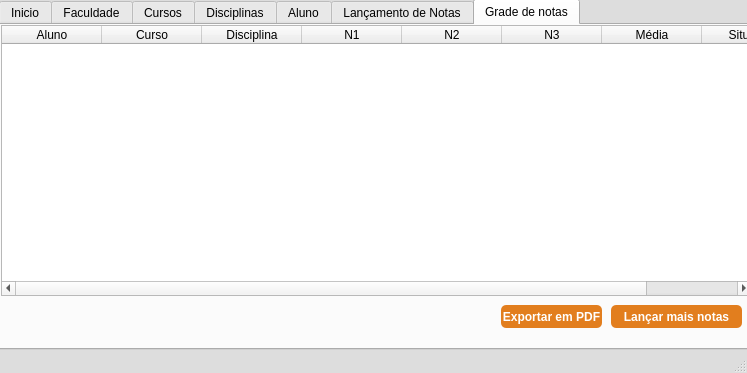
<?xml version="1.0" encoding="UTF-8"?>
<ui version="4.0">
 <class>PortalAluno</class>
 <widget class="QMainWindow" name="PortalAluno">
  <property name="geometry">
   <rect>
    <x>0</x>
    <y>0</y>
    <width>747</width>
    <height>373</height>
   </rect>
  </property>
  <property name="windowTitle">
   <string>Portal do Professor</string>
  </property>
  <property name="styleSheet">
   <string notr="true">QMainWindow {
	background-color: #ddd;
}


QPushButton {
	background-color: #E27E1E;
	border-radius: 5px;
	color: white;
	font-weight: bold;
}

QLineEdit {
	border-radius: 5px;
	border: 2px solid #E27E1E;
	padding: 0 5px;
}</string>
  </property>
  <widget class="QWidget" name="centralwidget">
   <widget class="QTabWidget" name="tabWidget">
    <property name="geometry">
     <rect>
      <x>-1</x>
      <y>-1</y>
      <width>751</width>
      <height>351</height>
     </rect>
    </property>
    <property name="tabletTracking">
     <bool>false</bool>
    </property>
    <property name="currentIndex">
     <number>6</number>
    </property>
    <property name="movable">
     <bool>false</bool>
    </property>
    <property name="tabBarAutoHide">
     <bool>false</bool>
    </property>
    <widget class="QWidget" name="tab_5">
     <attribute name="title">
      <string>Inicio</string>
     </attribute>
     <widget class="QLabel" name="label_2">
      <property name="geometry">
       <rect>
        <x>260</x>
        <y>30</y>
        <width>191</width>
        <height>41</height>
       </rect>
      </property>
      <property name="text">
       <string>&lt;html&gt;&lt;head/&gt;&lt;body&gt;&lt;p align=&quot;center&quot;&gt;&lt;span style=&quot; font-size:14pt;&quot;&gt;Seja Bem-vindo!&lt;/span&gt;&lt;/p&gt;&lt;/body&gt;&lt;/html&gt;</string>
      </property>
     </widget>
     <widget class="QPushButton" name="btn_faculdade">
      <property name="geometry">
       <rect>
        <x>270</x>
        <y>110</y>
        <width>181</width>
        <height>31</height>
       </rect>
      </property>
      <property name="cursor">
       <cursorShape>PointingHandCursor</cursorShape>
      </property>
      <property name="styleSheet">
       <string notr="true">font-size: 16px;</string>
      </property>
      <property name="text">
       <string>Cadastrar Faculdade</string>
      </property>
     </widget>
     <widget class="QPushButton" name="btn_aluno">
      <property name="geometry">
       <rect>
        <x>270</x>
        <y>230</y>
        <width>181</width>
        <height>31</height>
       </rect>
      </property>
      <property name="cursor">
       <cursorShape>PointingHandCursor</cursorShape>
      </property>
      <property name="styleSheet">
       <string notr="true">font-size: 16px;</string>
      </property>
      <property name="text">
       <string>Cadastrar Alunos</string>
      </property>
     </widget>
     <widget class="QPushButton" name="btn_curso">
      <property name="geometry">
       <rect>
        <x>270</x>
        <y>150</y>
        <width>181</width>
        <height>31</height>
       </rect>
      </property>
      <property name="cursor">
       <cursorShape>PointingHandCursor</cursorShape>
      </property>
      <property name="styleSheet">
       <string notr="true">font-size: 16px;</string>
      </property>
      <property name="text">
       <string>Cadastrar Cursos</string>
      </property>
     </widget>
     <widget class="QPushButton" name="btnAbout">
      <property name="geometry">
       <rect>
        <x>30</x>
        <y>270</y>
        <width>111</width>
        <height>23</height>
       </rect>
      </property>
      <property name="cursor">
       <cursorShape>PointingHandCursor</cursorShape>
      </property>
      <property name="text">
       <string>Sobre o programa</string>
      </property>
     </widget>
     <widget class="QPushButton" name="btn_disciplinas">
      <property name="geometry">
       <rect>
        <x>270</x>
        <y>190</y>
        <width>181</width>
        <height>31</height>
       </rect>
      </property>
      <property name="cursor">
       <cursorShape>PointingHandCursor</cursorShape>
      </property>
      <property name="styleSheet">
       <string notr="true">font-size: 16px;</string>
      </property>
      <property name="text">
       <string>Cadastrar Disciplinas</string>
      </property>
     </widget>
     <widget class="QPushButton" name="btn_notas">
      <property name="geometry">
       <rect>
        <x>270</x>
        <y>270</y>
        <width>181</width>
        <height>31</height>
       </rect>
      </property>
      <property name="cursor">
       <cursorShape>PointingHandCursor</cursorShape>
      </property>
      <property name="styleSheet">
       <string notr="true">font-size: 16px;</string>
      </property>
      <property name="text">
       <string>Lançar notas</string>
      </property>
     </widget>
    </widget>
    <widget class="QWidget" name="tab">
     <attribute name="title">
      <string>Faculdade</string>
     </attribute>
     <widget class="QPushButton" name="btn_salvaFaculdade">
      <property name="geometry">
       <rect>
        <x>660</x>
        <y>270</y>
        <width>75</width>
        <height>23</height>
       </rect>
      </property>
      <property name="cursor">
       <cursorShape>PointingHandCursor</cursorShape>
      </property>
      <property name="text">
       <string>Salvar</string>
      </property>
     </widget>
     <widget class="QLineEdit" name="txtFaculdade">
      <property name="geometry">
       <rect>
        <x>350</x>
        <y>150</y>
        <width>341</width>
        <height>31</height>
       </rect>
      </property>
      <property name="styleSheet">
       <string notr="true">font-size: 23px;</string>
      </property>
     </widget>
     <widget class="QLabel" name="label">
      <property name="geometry">
       <rect>
        <x>50</x>
        <y>140</y>
        <width>311</width>
        <height>51</height>
       </rect>
      </property>
      <property name="text">
       <string>&lt;html&gt;&lt;head/&gt;&lt;body&gt;&lt;p&gt;&lt;span style=&quot; font-size:16pt;&quot;&gt;Nome da Instituição de ensino: &lt;/span&gt;&lt;/p&gt;&lt;/body&gt;&lt;/html&gt;</string>
      </property>
     </widget>
     <widget class="QPushButton" name="btn_voltar">
      <property name="geometry">
       <rect>
        <x>570</x>
        <y>270</y>
        <width>75</width>
        <height>23</height>
       </rect>
      </property>
      <property name="cursor">
       <cursorShape>PointingHandCursor</cursorShape>
      </property>
      <property name="text">
       <string>Voltar</string>
      </property>
     </widget>
     <widget class="QLabel" name="label_24">
      <property name="geometry">
       <rect>
        <x>220</x>
        <y>20</y>
        <width>291</width>
        <height>31</height>
       </rect>
      </property>
      <property name="text">
       <string>&lt;html&gt;&lt;head/&gt;&lt;body&gt;&lt;p&gt;&lt;span style=&quot; font-size:14pt;&quot;&gt;Cadastro da Instituição de Ensino&lt;/span&gt;&lt;/p&gt;&lt;/body&gt;&lt;/html&gt;</string>
      </property>
     </widget>
    </widget>
    <widget class="QWidget" name="tab_6">
     <attribute name="title">
      <string>Cursos</string>
     </attribute>
     <widget class="QGroupBox" name="groupBox_2">
      <property name="geometry">
       <rect>
        <x>70</x>
        <y>60</y>
        <width>571</width>
        <height>241</height>
       </rect>
      </property>
      <property name="title">
       <string>Dados do Curso</string>
      </property>
      <widget class="QWidget" name="layoutWidget_3">
       <property name="geometry">
        <rect>
         <x>10</x>
         <y>20</y>
         <width>541</width>
         <height>191</height>
        </rect>
       </property>
       <layout class="QVBoxLayout" name="verticalLayout_3">
        <item>
         <layout class="QHBoxLayout" name="horizontalLayout_7">
          <item>
           <widget class="QLabel" name="label_7">
            <property name="text">
             <string>Nome</string>
            </property>
           </widget>
          </item>
          <item>
           <widget class="QLineEdit" name="txt_curso"/>
          </item>
         </layout>
        </item>
        <item>
         <layout class="QHBoxLayout" name="horizontalLayout_8">
          <item>
           <widget class="QLabel" name="label_8">
            <property name="text">
             <string>Grau:</string>
            </property>
           </widget>
          </item>
          <item>
           <widget class="QComboBox" name="combo_grauCurso">
            <item>
             <property name="text">
              <string>Bacharelado</string>
             </property>
            </item>
            <item>
             <property name="text">
              <string>Técnologo</string>
             </property>
            </item>
            <item>
             <property name="text">
              <string>Licenciatura</string>
             </property>
            </item>
            <item>
             <property name="text">
              <string>Pós-graduação</string>
             </property>
            </item>
           </widget>
          </item>
         </layout>
        </item>
        <item>
         <layout class="QHBoxLayout" name="horizontalLayout_9">
          <item>
           <widget class="QLabel" name="label_9">
            <property name="text">
             <string>Período:</string>
            </property>
           </widget>
          </item>
          <item>
           <widget class="QComboBox" name="combo_periodo">
            <item>
             <property name="text">
              <string>Matutino</string>
             </property>
            </item>
            <item>
             <property name="text">
              <string>Noturno</string>
             </property>
            </item>
            <item>
             <property name="text">
              <string>Integral</string>
             </property>
            </item>
           </widget>
          </item>
         </layout>
        </item>
       </layout>
      </widget>
     </widget>
     <widget class="QPushButton" name="btn_salvaCurso">
      <property name="geometry">
       <rect>
        <x>660</x>
        <y>270</y>
        <width>75</width>
        <height>23</height>
       </rect>
      </property>
      <property name="cursor">
       <cursorShape>PointingHandCursor</cursorShape>
      </property>
      <property name="text">
       <string>Salvar</string>
      </property>
     </widget>
     <widget class="QLabel" name="label_25">
      <property name="geometry">
       <rect>
        <x>240</x>
        <y>20</y>
        <width>291</width>
        <height>31</height>
       </rect>
      </property>
      <property name="text">
       <string>&lt;html&gt;&lt;head/&gt;&lt;body&gt;&lt;p&gt;&lt;span style=&quot; font-size:14pt;&quot;&gt;Cadastro de Cursos&lt;/span&gt;&lt;/p&gt;&lt;/body&gt;&lt;/html&gt;</string>
      </property>
     </widget>
    </widget>
    <widget class="QWidget" name="tab_3">
     <attribute name="title">
      <string>Disciplinas</string>
     </attribute>
     <widget class="QGroupBox" name="groupBox_3">
      <property name="geometry">
       <rect>
        <x>80</x>
        <y>50</y>
        <width>531</width>
        <height>251</height>
       </rect>
      </property>
      <property name="title">
       <string>Disciplina</string>
      </property>
      <widget class="QWidget" name="layoutWidget_2">
       <property name="geometry">
        <rect>
         <x>30</x>
         <y>20</y>
         <width>481</width>
         <height>211</height>
        </rect>
       </property>
       <layout class="QVBoxLayout" name="verticalLayout_4">
        <item>
         <layout class="QHBoxLayout" name="horizontalLayout_2">
          <item>
           <widget class="QLabel" name="label_16">
            <property name="text">
             <string>Curso</string>
            </property>
           </widget>
          </item>
          <item>
           <widget class="QComboBox" name="combo_cursos_2"/>
          </item>
         </layout>
        </item>
        <item>
         <layout class="QHBoxLayout" name="horizontalLayout_11">
          <item>
           <widget class="QLabel" name="label_11">
            <property name="text">
             <string>Nome:</string>
            </property>
           </widget>
          </item>
          <item>
           <widget class="QLineEdit" name="txt_disciplina"/>
          </item>
         </layout>
        </item>
        <item>
         <layout class="QHBoxLayout" name="horizontalLayout_15">
          <item>
           <widget class="QLabel" name="label_15">
            <property name="text">
             <string>Professor</string>
            </property>
           </widget>
          </item>
          <item>
           <widget class="QLineEdit" name="txt_professor"/>
          </item>
         </layout>
        </item>
       </layout>
      </widget>
     </widget>
     <widget class="QPushButton" name="btn_salvarDisciplina">
      <property name="geometry">
       <rect>
        <x>660</x>
        <y>270</y>
        <width>75</width>
        <height>23</height>
       </rect>
      </property>
      <property name="cursor">
       <cursorShape>PointingHandCursor</cursorShape>
      </property>
      <property name="text">
       <string>Salvar</string>
      </property>
     </widget>
     <widget class="QLabel" name="label_26">
      <property name="geometry">
       <rect>
        <x>230</x>
        <y>20</y>
        <width>291</width>
        <height>31</height>
       </rect>
      </property>
      <property name="text">
       <string>&lt;html&gt;&lt;head/&gt;&lt;body&gt;&lt;p&gt;&lt;span style=&quot; font-size:14pt;&quot;&gt;Cadastro de Disciplinas&lt;/span&gt;&lt;/p&gt;&lt;/body&gt;&lt;/html&gt;</string>
      </property>
     </widget>
    </widget>
    <widget class="QWidget" name="tab_2">
     <attribute name="title">
      <string>Aluno</string>
     </attribute>
     <widget class="QPushButton" name="btn_salvaAluno">
      <property name="geometry">
       <rect>
        <x>660</x>
        <y>270</y>
        <width>75</width>
        <height>23</height>
       </rect>
      </property>
      <property name="cursor">
       <cursorShape>PointingHandCursor</cursorShape>
      </property>
      <property name="text">
       <string>Salvar</string>
      </property>
     </widget>
     <widget class="QGroupBox" name="groupBox">
      <property name="geometry">
       <rect>
        <x>20</x>
        <y>50</y>
        <width>361</width>
        <height>251</height>
       </rect>
      </property>
      <property name="title">
       <string>Dados do Aluno</string>
      </property>
      <widget class="QWidget" name="layoutWidget">
       <property name="geometry">
        <rect>
         <x>20</x>
         <y>40</y>
         <width>334</width>
         <height>196</height>
        </rect>
       </property>
       <layout class="QVBoxLayout" name="verticalLayout_2">
        <item>
         <layout class="QHBoxLayout" name="horizontalLayout_4">
          <item>
           <widget class="QLabel" name="label_3">
            <property name="text">
             <string>Nome do Aluno:</string>
            </property>
           </widget>
          </item>
          <item>
           <widget class="QLineEdit" name="txt_aluno"/>
          </item>
         </layout>
        </item>
        <item>
         <layout class="QHBoxLayout" name="horizontalLayout_3">
          <item>
           <widget class="QLabel" name="label_4">
            <property name="text">
             <string>RA:</string>
            </property>
           </widget>
          </item>
          <item>
           <widget class="QSpinBox" name="sb_ra">
            <property name="minimumSize">
             <size>
              <width>200</width>
              <height>0</height>
             </size>
            </property>
            <property name="prefix">
             <string/>
            </property>
            <property name="minimum">
             <number>10000000</number>
            </property>
            <property name="maximum">
             <number>99999999</number>
            </property>
            <property name="value">
             <number>20000000</number>
            </property>
           </widget>
          </item>
         </layout>
        </item>
        <item>
         <layout class="QHBoxLayout" name="horizontalLayout_5">
          <item>
           <widget class="QLabel" name="label_5">
            <property name="text">
             <string>Data de Nascimento: </string>
            </property>
           </widget>
          </item>
          <item>
           <widget class="QDateEdit" name="data_nascimento">
            <property name="minimumSize">
             <size>
              <width>200</width>
              <height>0</height>
             </size>
            </property>
            <property name="buttonSymbols">
             <enum>QAbstractSpinBox::UpDownArrows</enum>
            </property>
            <property name="calendarPopup">
             <bool>true</bool>
            </property>
           </widget>
          </item>
         </layout>
        </item>
        <item>
         <layout class="QHBoxLayout" name="horizontalLayout_6">
          <item>
           <widget class="QLabel" name="label_6">
            <property name="text">
             <string>Sexo:</string>
            </property>
           </widget>
          </item>
          <item>
           <widget class="QComboBox" name="combo_sexo">
            <property name="minimumSize">
             <size>
              <width>200</width>
              <height>0</height>
             </size>
            </property>
            <item>
             <property name="text">
              <string>Masculino</string>
             </property>
            </item>
            <item>
             <property name="text">
              <string>Feminino</string>
             </property>
            </item>
           </widget>
          </item>
         </layout>
        </item>
       </layout>
      </widget>
     </widget>
     <widget class="QWidget" name="layoutWidget">
      <property name="geometry">
       <rect>
        <x>420</x>
        <y>110</y>
        <width>261</width>
        <height>22</height>
       </rect>
      </property>
      <layout class="QHBoxLayout" name="horizontalLayout">
       <item>
        <widget class="QLabel" name="label_10">
         <property name="text">
          <string>Curso</string>
         </property>
        </widget>
       </item>
       <item>
        <widget class="QComboBox" name="combo_cursos"/>
       </item>
      </layout>
     </widget>
     <widget class="QLabel" name="lbl_nomeCurso">
      <property name="geometry">
       <rect>
        <x>470</x>
        <y>170</y>
        <width>131</width>
        <height>16</height>
       </rect>
      </property>
      <property name="text">
       <string/>
      </property>
     </widget>
     <widget class="QLabel" name="lbl_grauCurso">
      <property name="geometry">
       <rect>
        <x>470</x>
        <y>190</y>
        <width>131</width>
        <height>16</height>
       </rect>
      </property>
      <property name="text">
       <string/>
      </property>
     </widget>
     <widget class="QLabel" name="lbl_periodoCurso">
      <property name="geometry">
       <rect>
        <x>470</x>
        <y>210</y>
        <width>131</width>
        <height>16</height>
       </rect>
      </property>
      <property name="text">
       <string/>
      </property>
     </widget>
     <widget class="QGroupBox" name="group_informacoesCurso">
      <property name="geometry">
       <rect>
        <x>420</x>
        <y>140</y>
        <width>261</width>
        <height>91</height>
       </rect>
      </property>
      <property name="title">
       <string/>
      </property>
      <widget class="QLabel" name="label_18">
       <property name="geometry">
        <rect>
         <x>30</x>
         <y>0</y>
         <width>181</width>
         <height>16</height>
        </rect>
       </property>
       <property name="text">
        <string>Informações do Curso selecionado:</string>
       </property>
      </widget>
      <widget class="QLabel" name="label_21">
       <property name="geometry">
        <rect>
         <x>10</x>
         <y>70</y>
         <width>71</width>
         <height>16</height>
        </rect>
       </property>
       <property name="text">
        <string>Período: </string>
       </property>
      </widget>
      <widget class="QLabel" name="label_19">
       <property name="geometry">
        <rect>
         <x>10</x>
         <y>30</y>
         <width>71</width>
         <height>16</height>
        </rect>
       </property>
       <property name="text">
        <string>Nome: </string>
       </property>
      </widget>
      <widget class="QLabel" name="label_20">
       <property name="geometry">
        <rect>
         <x>10</x>
         <y>50</y>
         <width>71</width>
         <height>16</height>
        </rect>
       </property>
       <property name="text">
        <string>Grau:</string>
       </property>
      </widget>
     </widget>
     <widget class="QLabel" name="label_27">
      <property name="geometry">
       <rect>
        <x>260</x>
        <y>20</y>
        <width>291</width>
        <height>31</height>
       </rect>
      </property>
      <property name="text">
       <string>&lt;html&gt;&lt;head/&gt;&lt;body&gt;&lt;p&gt;&lt;span style=&quot; font-size:14pt;&quot;&gt;Cadastro de alunos&lt;/span&gt;&lt;/p&gt;&lt;/body&gt;&lt;/html&gt;</string>
      </property>
     </widget>
    </widget>
    <widget class="QWidget" name="tab_7">
     <attribute name="title">
      <string>Lançamento de Notas</string>
     </attribute>
     <widget class="QPushButton" name="btn_salvaNotas">
      <property name="geometry">
       <rect>
        <x>660</x>
        <y>270</y>
        <width>75</width>
        <height>23</height>
       </rect>
      </property>
      <property name="cursor">
       <cursorShape>PointingHandCursor</cursorShape>
      </property>
      <property name="text">
       <string>Salvar</string>
      </property>
     </widget>
     <widget class="QWidget" name="layoutWidget">
      <property name="geometry">
       <rect>
        <x>190</x>
        <y>70</y>
        <width>331</width>
        <height>201</height>
       </rect>
      </property>
      <layout class="QVBoxLayout" name="verticalLayout_5">
       <item>
        <layout class="QHBoxLayout" name="horizontalLayout_16">
         <item>
          <widget class="QLabel" name="label_22">
           <property name="text">
            <string>Aluno</string>
           </property>
          </widget>
         </item>
         <item>
          <widget class="QComboBox" name="combo_alunos"/>
         </item>
        </layout>
       </item>
       <item>
        <layout class="QHBoxLayout" name="horizontalLayout_17">
         <item>
          <widget class="QLabel" name="label_23">
           <property name="text">
            <string>Curso: </string>
           </property>
          </widget>
         </item>
         <item>
          <widget class="QLabel" name="lbl_curso">
           <property name="text">
            <string/>
           </property>
          </widget>
         </item>
        </layout>
       </item>
       <item>
        <layout class="QHBoxLayout" name="horizontalLayout_10">
         <item>
          <widget class="QLabel" name="label_17">
           <property name="text">
            <string>Disciplina</string>
           </property>
          </widget>
         </item>
         <item>
          <widget class="QComboBox" name="combo_disciplinas"/>
         </item>
        </layout>
       </item>
       <item>
        <layout class="QVBoxLayout" name="verticalLayout">
         <item>
          <layout class="QHBoxLayout" name="horizontalLayout_12">
           <item>
            <widget class="QLabel" name="label_12">
             <property name="text">
              <string>N1:</string>
             </property>
            </widget>
           </item>
           <item>
            <widget class="QDoubleSpinBox" name="sb_n1">
             <property name="decimals">
              <number>1</number>
             </property>
             <property name="maximum">
              <double>10.000000000000000</double>
             </property>
             <property name="value">
              <double>5.000000000000000</double>
             </property>
            </widget>
           </item>
          </layout>
         </item>
         <item>
          <layout class="QHBoxLayout" name="horizontalLayout_13">
           <item>
            <widget class="QLabel" name="label_13">
             <property name="text">
              <string>N2</string>
             </property>
            </widget>
           </item>
           <item>
            <widget class="QDoubleSpinBox" name="sb_n2">
             <property name="decimals">
              <number>1</number>
             </property>
             <property name="maximum">
              <double>10.000000000000000</double>
             </property>
             <property name="value">
              <double>5.000000000000000</double>
             </property>
            </widget>
           </item>
          </layout>
         </item>
         <item>
          <layout class="QHBoxLayout" name="horizontalLayout_14">
           <item>
            <widget class="QLabel" name="label_14">
             <property name="text">
              <string>N3</string>
             </property>
            </widget>
           </item>
           <item>
            <widget class="QDoubleSpinBox" name="sb_n3">
             <property name="decimals">
              <number>1</number>
             </property>
             <property name="maximum">
              <double>10.000000000000000</double>
             </property>
             <property name="value">
              <double>5.000000000000000</double>
             </property>
            </widget>
           </item>
          </layout>
         </item>
        </layout>
       </item>
      </layout>
     </widget>
     <widget class="QLabel" name="label_28">
      <property name="geometry">
       <rect>
        <x>250</x>
        <y>20</y>
        <width>291</width>
        <height>31</height>
       </rect>
      </property>
      <property name="text">
       <string>&lt;html&gt;&lt;head/&gt;&lt;body&gt;&lt;p&gt;&lt;span style=&quot; font-size:14pt;&quot;&gt;Lançamento das notas&lt;/span&gt;&lt;/p&gt;&lt;/body&gt;&lt;/html&gt;</string>
      </property>
     </widget>
    </widget>
    <widget class="QWidget" name="tab_4">
     <attribute name="title">
      <string>Grade de notas</string>
     </attribute>
     <widget class="QTableWidget" name="tableWidget">
      <property name="geometry">
       <rect>
        <x>0</x>
        <y>0</y>
        <width>751</width>
        <height>271</height>
       </rect>
      </property>
      <column>
       <property name="text">
        <string>Aluno</string>
       </property>
      </column>
      <column>
       <property name="text">
        <string>Curso</string>
       </property>
      </column>
      <column>
       <property name="text">
        <string>Disciplina</string>
       </property>
      </column>
      <column>
       <property name="text">
        <string>N1</string>
       </property>
      </column>
      <column>
       <property name="text">
        <string>N2</string>
       </property>
      </column>
      <column>
       <property name="text">
        <string>N3</string>
       </property>
      </column>
      <column>
       <property name="text">
        <string>Média</string>
       </property>
      </column>
      <column>
       <property name="text">
        <string>Situação</string>
       </property>
      </column>
     </widget>
     <widget class="QPushButton" name="btn_gerarPdf">
      <property name="geometry">
       <rect>
        <x>500</x>
        <y>280</y>
        <width>101</width>
        <height>23</height>
       </rect>
      </property>
      <property name="cursor">
       <cursorShape>PointingHandCursor</cursorShape>
      </property>
      <property name="text">
       <string>Exportar em PDF</string>
      </property>
     </widget>
     <widget class="QPushButton" name="btn_lancarMaisNotas">
      <property name="geometry">
       <rect>
        <x>610</x>
        <y>280</y>
        <width>131</width>
        <height>23</height>
       </rect>
      </property>
      <property name="cursor">
       <cursorShape>PointingHandCursor</cursorShape>
      </property>
      <property name="text">
       <string>Lançar mais notas</string>
      </property>
     </widget>
    </widget>
   </widget>
  </widget>
  <widget class="QMenuBar" name="menubar">
   <property name="geometry">
    <rect>
     <x>0</x>
     <y>0</y>
     <width>747</width>
     <height>21</height>
    </rect>
   </property>
  </widget>
  <widget class="QStatusBar" name="statusbar"/>
 </widget>
 <resources/>
 <connections/>
</ui>
